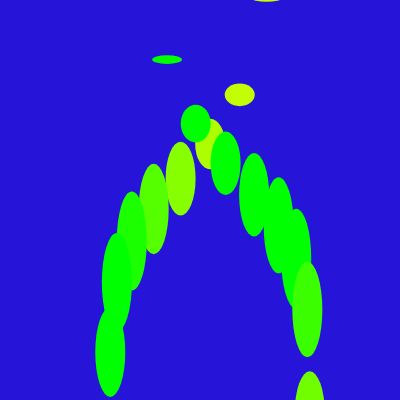
Frame 1 (no input)
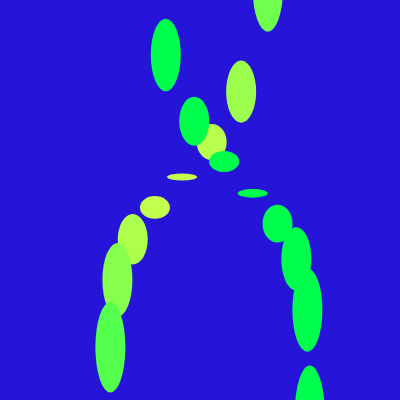
Frame 60 (no input)
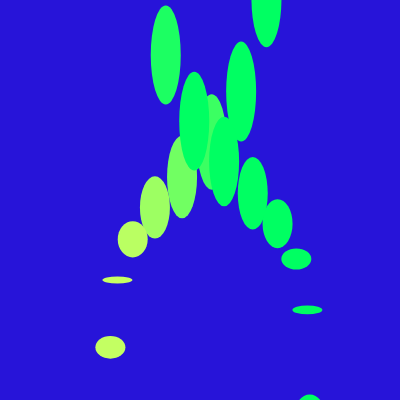
Frame 120 (the mouse pressed at the canvas centre since frame 60)

The p5.js sketch that drew these frames (run headless with seeded random() and noise() and a simulated clock; from frame 60 on, the mouse is pressed at the canvas centre):

// p5.js sketch
// ── sketch.js
let m=0
function setup() {
  createCanvas(400, 400);
}

function draw() {
  background(39, 20, 217);
  noStroke()
  fill(255,10,150,100)
  translate(width/2,height/2)
  for(a=0;a<TWO_PI;a+=0.3)
  {
    r=cos(a+m+100)*100+10
    q=tan(a+m-100)*100
    fill(sin(a)*200,900,sin(m)*100,800)
    ellipse(r,q,30,cos(a)*100)
}
  m+=0.015
}
